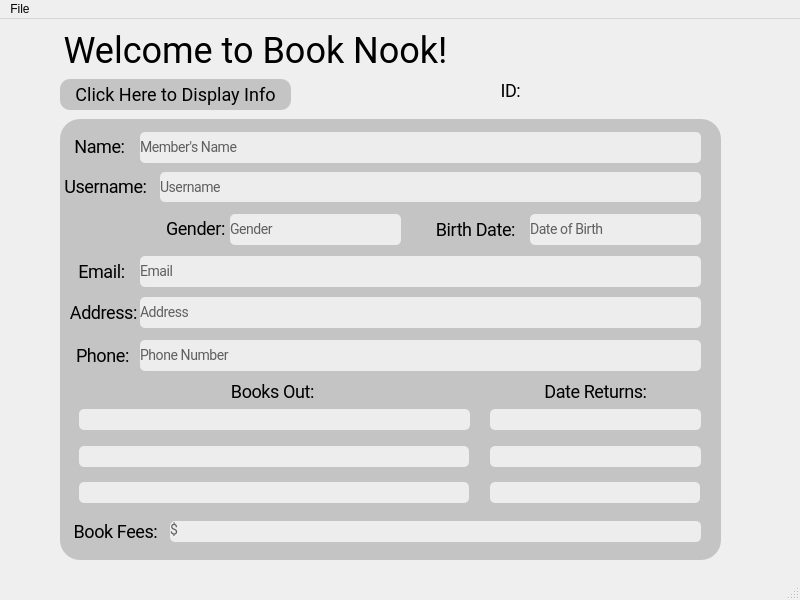
<?xml version="1.0" encoding="UTF-8"?>
<ui version="4.0">
 <class>MainWindowMeb</class>
 <widget class="QMainWindow" name="MainWindowMeb">
  <property name="geometry">
   <rect>
    <x>0</x>
    <y>0</y>
    <width>800</width>
    <height>600</height>
   </rect>
  </property>
  <property name="windowTitle">
   <string>MainWindowMeb</string>
  </property>
  <widget class="QWidget" name="centralwidget">
   <widget class="QLabel" name="labBorder3">
    <property name="geometry">
     <rect>
      <x>60</x>
      <y>100</y>
      <width>661</width>
      <height>441</height>
     </rect>
    </property>
    <property name="styleSheet">
     <string notr="true">position: absolute;
width: 613px;
height: 104px;
left: 34px;
top: 112px;

background: #C4C4C4;
border-radius: 20px;</string>
    </property>
    <property name="text">
     <string/>
    </property>
   </widget>
   <widget class="QLabel" name="lbWelcometoBookNook">
    <property name="geometry">
     <rect>
      <x>60</x>
      <y>6</y>
      <width>391</width>
      <height>51</height>
     </rect>
    </property>
    <property name="styleSheet">
     <string notr="true">position: absolute;
width: 164px;
height: 56px;
left: 112px;
top: 47px;

font-family: Roboto;
font-style: normal;
font-weight: normal;
font-size: 36px;
line-height: 56px;
display: flex;
align-items: center;
text-align: center;</string>
    </property>
    <property name="frameShape">
     <enum>QFrame::NoFrame</enum>
    </property>
    <property name="frameShadow">
     <enum>QFrame::Plain</enum>
    </property>
    <property name="text">
     <string>Welcome to Book Nook!</string>
    </property>
    <property name="alignment">
     <set>Qt::AlignCenter</set>
    </property>
   </widget>
   <widget class="QLabel" name="labelMemberGenderText">
    <property name="geometry">
     <rect>
      <x>160</x>
      <y>199</y>
      <width>71</width>
      <height>22</height>
     </rect>
    </property>
    <property name="styleSheet">
     <string notr="true">/* Name: */


position: absolute;
width: 104px;
height: 28px;
left: 65px;
top: 136px;

font-family: Roboto;
font-style: normal;
font-weight: normal;
font-size: 18px;
line-height: 22px;
/* or 92% */

text-align: center;
letter-spacing: -0.408px;</string>
    </property>
    <property name="text">
     <string>Gender:</string>
    </property>
    <property name="alignment">
     <set>Qt::AlignCenter</set>
    </property>
   </widget>
   <widget class="QLabel" name="lbmebEmail">
    <property name="geometry">
     <rect>
      <x>140</x>
      <y>237</y>
      <width>561</width>
      <height>31</height>
     </rect>
    </property>
    <property name="styleSheet">
     <string notr="true">/*Border 2 */


position: absolute;
width: 560px;
height: 45px;
left: 53px;
top: 142px;

background: #EDEDED;
border-radius: 5px;

/*Text*/

position: absolute;
width: 305px;
height: 31px;
left: 115px;
top: 153px;

font-family: Roboto;
font-style: normal;
font-weight: normal;
font-size: 14px;
line-height: 22px;
/* or 92% */

letter-spacing: -0.408px;

color: #605E5E;</string>
    </property>
    <property name="text">
     <string>Email</string>
    </property>
    <property name="margin">
     <number>3</number>
    </property>
   </widget>
   <widget class="QLabel" name="lableMemberAddressText">
    <property name="geometry">
     <rect>
      <x>68</x>
      <y>283</y>
      <width>71</width>
      <height>22</height>
     </rect>
    </property>
    <property name="styleSheet">
     <string notr="true">/* Name: */


position: absolute;
width: 104px;
height: 28px;
left: 65px;
top: 136px;

font-family: Roboto;
font-style: normal;
font-weight: normal;
font-size: 18px;
line-height: 22px;
/* or 92% */

text-align: center;
letter-spacing: -0.408px;</string>
    </property>
    <property name="text">
     <string>Address:</string>
    </property>
    <property name="alignment">
     <set>Qt::AlignCenter</set>
    </property>
   </widget>
   <widget class="QLabel" name="lbGen">
    <property name="geometry">
     <rect>
      <x>230</x>
      <y>195</y>
      <width>171</width>
      <height>31</height>
     </rect>
    </property>
    <property name="styleSheet">
     <string notr="true">/*Border 2 */


position: absolute;
width: 560px;
height: 45px;
left: 53px;
top: 142px;

background: #EDEDED;
border-radius: 5px;

/*Text*/

position: absolute;
width: 305px;
height: 31px;
left: 115px;
top: 153px;

font-family: Roboto;
font-style: normal;
font-weight: normal;
font-size: 14px;
line-height: 22px;
/* or 92% */

letter-spacing: -0.408px;

color: #605E5E;</string>
    </property>
    <property name="text">
     <string>Gender</string>
    </property>
    <property name="margin">
     <number>3</number>
    </property>
   </widget>
   <widget class="QLabel" name="lableBritdayDateText_2">
    <property name="geometry">
     <rect>
      <x>430</x>
      <y>200</y>
      <width>91</width>
      <height>22</height>
     </rect>
    </property>
    <property name="styleSheet">
     <string notr="true">/* Name: */


position: absolute;
width: 104px;
height: 28px;
left: 65px;
top: 136px;

font-family: Roboto;
font-style: normal;
font-weight: normal;
font-size: 18px;
line-height: 22px;
/* or 92% */

text-align: center;
letter-spacing: -0.408px;</string>
    </property>
    <property name="text">
     <string>Birth Date:</string>
    </property>
    <property name="alignment">
     <set>Qt::AlignCenter</set>
    </property>
   </widget>
   <widget class="QLabel" name="labelMemberEmailText">
    <property name="geometry">
     <rect>
      <x>71</x>
      <y>242</y>
      <width>61</width>
      <height>22</height>
     </rect>
    </property>
    <property name="styleSheet">
     <string notr="true">/* Name: */


position: absolute;
width: 104px;
height: 28px;
left: 65px;
top: 136px;

font-family: Roboto;
font-style: normal;
font-weight: normal;
font-size: 18px;
line-height: 22px;
/* or 92% */

text-align: center;
letter-spacing: -0.408px;</string>
    </property>
    <property name="text">
     <string>Email:</string>
    </property>
    <property name="alignment">
     <set>Qt::AlignCenter</set>
    </property>
   </widget>
   <widget class="QLabel" name="lbmebName">
    <property name="geometry">
     <rect>
      <x>140</x>
      <y>113</y>
      <width>561</width>
      <height>31</height>
     </rect>
    </property>
    <property name="styleSheet">
     <string notr="true">/*Border 2 */


position: absolute;
width: 560px;
height: 45px;
left: 53px;
top: 142px;

background: #EDEDED;
border-radius: 5px;

/*Text*/

position: absolute;
width: 305px;
height: 31px;
left: 115px;
top: 153px;

font-family: Roboto;
font-style: normal;
font-weight: normal;
font-size: 14px;
line-height: 22px;
/* or 92% */

letter-spacing: -0.408px;

color: #605E5E;</string>
    </property>
    <property name="text">
     <string>Member's Name</string>
    </property>
    <property name="margin">
     <number>3</number>
    </property>
   </widget>
   <widget class="QLabel" name="labelMemberPhoneText">
    <property name="geometry">
     <rect>
      <x>72</x>
      <y>326</y>
      <width>61</width>
      <height>22</height>
     </rect>
    </property>
    <property name="styleSheet">
     <string notr="true">/* Name: */


position: absolute;
width: 104px;
height: 28px;
left: 65px;
top: 136px;

font-family: Roboto;
font-style: normal;
font-weight: normal;
font-size: 18px;
line-height: 22px;
/* or 92% */

text-align: center;
letter-spacing: -0.408px;</string>
    </property>
    <property name="text">
     <string>Phone:</string>
    </property>
    <property name="alignment">
     <set>Qt::AlignCenter</set>
    </property>
   </widget>
   <widget class="QLabel" name="lbmebPhone">
    <property name="geometry">
     <rect>
      <x>140</x>
      <y>321</y>
      <width>561</width>
      <height>31</height>
     </rect>
    </property>
    <property name="styleSheet">
     <string notr="true">/*Border 2 */


position: absolute;
width: 560px;
height: 45px;
left: 53px;
top: 142px;

background: #EDEDED;
border-radius: 5px;

/*Text*/

position: absolute;
width: 305px;
height: 31px;
left: 115px;
top: 153px;

font-family: Roboto;
font-style: normal;
font-weight: normal;
font-size: 14px;
line-height: 22px;
/* or 92% */

letter-spacing: -0.408px;

color: #605E5E;</string>
    </property>
    <property name="text">
     <string>Phone Number</string>
    </property>
    <property name="margin">
     <number>3</number>
    </property>
   </widget>
   <widget class="QLabel" name="lbmebBirthdate">
    <property name="geometry">
     <rect>
      <x>530</x>
      <y>195</y>
      <width>171</width>
      <height>31</height>
     </rect>
    </property>
    <property name="styleSheet">
     <string notr="true">/*Border 2 */


position: absolute;
width: 560px;
height: 45px;
left: 53px;
top: 142px;

background: #EDEDED;
border-radius: 5px;

/*Text*/

position: absolute;
width: 305px;
height: 31px;
left: 115px;
top: 153px;

font-family: Roboto;
font-style: normal;
font-weight: normal;
font-size: 14px;
line-height: 22px;
/* or 92% */

letter-spacing: -0.408px;

color: #605E5E;</string>
    </property>
    <property name="text">
     <string>Date of Birth</string>
    </property>
    <property name="margin">
     <number>3</number>
    </property>
   </widget>
   <widget class="QLabel" name="lbUName">
    <property name="geometry">
     <rect>
      <x>160</x>
      <y>153</y>
      <width>541</width>
      <height>30</height>
     </rect>
    </property>
    <property name="styleSheet">
     <string notr="true">/*Border 2 */


position: absolute;
width: 560px;
height: 45px;
left: 53px;
top: 142px;

background: #EDEDED;
border-radius: 5px;

/*Text*/

position: absolute;
width: 305px;
height: 31px;
left: 115px;
top: 153px;

font-family: Roboto;
font-style: normal;
font-weight: normal;
font-size: 14px;
line-height: 22px;
/* or 92% */

letter-spacing: -0.408px;

color: #605E5E;</string>
    </property>
    <property name="text">
     <string>Username</string>
    </property>
    <property name="margin">
     <number>3</number>
    </property>
   </widget>
   <widget class="QLabel" name="labelUserNameText">
    <property name="geometry">
     <rect>
      <x>60</x>
      <y>157</y>
      <width>91</width>
      <height>22</height>
     </rect>
    </property>
    <property name="styleSheet">
     <string notr="true">/* Name: */


position: absolute;
width: 104px;
height: 28px;
left: 65px;
top: 136px;

font-family: Roboto;
font-style: normal;
font-weight: normal;
font-size: 18px;
line-height: 22px;
/* or 92% */

text-align: center;
letter-spacing: -0.408px;</string>
    </property>
    <property name="text">
     <string>Username:</string>
    </property>
    <property name="alignment">
     <set>Qt::AlignCenter</set>
    </property>
   </widget>
   <widget class="QLabel" name="lbmebAdd">
    <property name="geometry">
     <rect>
      <x>140</x>
      <y>278</y>
      <width>561</width>
      <height>31</height>
     </rect>
    </property>
    <property name="styleSheet">
     <string notr="true">/*Border 2 */


position: absolute;
width: 560px;
height: 45px;
left: 53px;
top: 142px;

background: #EDEDED;
border-radius: 5px;

/*Text*/

position: absolute;
width: 305px;
height: 31px;
left: 115px;
top: 153px;

font-family: Roboto;
font-style: normal;
font-weight: normal;
font-size: 14px;
line-height: 22px;
/* or 92% */

letter-spacing: -0.408px;

color: #605E5E;</string>
    </property>
    <property name="text">
     <string>Address</string>
    </property>
    <property name="margin">
     <number>3</number>
    </property>
   </widget>
   <widget class="QLabel" name="labelFeesText">
    <property name="geometry">
     <rect>
      <x>70</x>
      <y>502</y>
      <width>91</width>
      <height>22</height>
     </rect>
    </property>
    <property name="styleSheet">
     <string notr="true">/* Name: */


position: absolute;
width: 104px;
height: 28px;
left: 65px;
top: 136px;

font-family: Roboto;
font-style: normal;
font-weight: normal;
font-size: 18px;
line-height: 22px;
/* or 92% */

text-align: center;
letter-spacing: -0.408px;</string>
    </property>
    <property name="text">
     <string>Book Fees:</string>
    </property>
    <property name="alignment">
     <set>Qt::AlignCenter</set>
    </property>
   </widget>
   <widget class="QLabel" name="labelMemberNameTxt">
    <property name="geometry">
     <rect>
      <x>69</x>
      <y>117</y>
      <width>61</width>
      <height>22</height>
     </rect>
    </property>
    <property name="styleSheet">
     <string notr="true">/* Name: */


position: absolute;
width: 104px;
height: 28px;
left: 65px;
top: 136px;

font-family: Roboto;
font-style: normal;
font-weight: normal;
font-size: 18px;
line-height: 22px;
/* or 92% */

text-align: center;
letter-spacing: -0.408px;</string>
    </property>
    <property name="text">
     <string>Name:</string>
    </property>
    <property name="alignment">
     <set>Qt::AlignCenter</set>
    </property>
   </widget>
   <widget class="QLabel" name="lbmebFees">
    <property name="geometry">
     <rect>
      <x>170</x>
      <y>502</y>
      <width>531</width>
      <height>21</height>
     </rect>
    </property>
    <property name="styleSheet">
     <string notr="true">/*Border 2 */


position: absolute;
width: 560px;
height: 45px;
left: 53px;
top: 142px;

background: #EDEDED;
border-radius: 5px;

/*Text*/

position: absolute;
width: 305px;
height: 31px;
left: 115px;
top: 153px;

font-family: Roboto;
font-style: normal;
font-weight: normal;
font-size: 14px;
line-height: 22px;
/* or 92% */

letter-spacing: -0.408px;

color: #605E5E;</string>
    </property>
    <property name="text">
     <string>$</string>
    </property>
    <property name="alignment">
     <set>Qt::AlignLeading|Qt::AlignLeft|Qt::AlignTop</set>
    </property>
    <property name="margin">
     <number>3</number>
    </property>
   </widget>
   <widget class="QLabel" name="labelFeesText_2">
    <property name="geometry">
     <rect>
      <x>222</x>
      <y>362</y>
      <width>101</width>
      <height>22</height>
     </rect>
    </property>
    <property name="styleSheet">
     <string notr="true">/* Name: */


position: absolute;
width: 104px;
height: 28px;
left: 65px;
top: 136px;

font-family: Roboto;
font-style: normal;
font-weight: normal;
font-size: 18px;
line-height: 22px;
/* or 92% */

text-align: center;
letter-spacing: -0.408px;</string>
    </property>
    <property name="text">
     <string>Books Out:</string>
    </property>
    <property name="alignment">
     <set>Qt::AlignCenter</set>
    </property>
   </widget>
   <widget class="QLabel" name="lbmebloan1">
    <property name="geometry">
     <rect>
      <x>79</x>
      <y>390</y>
      <width>391</width>
      <height>21</height>
     </rect>
    </property>
    <property name="styleSheet">
     <string notr="true">/*Border 2 */


position: absolute;
width: 560px;
height: 45px;
left: 53px;
top: 142px;

background: #EDEDED;
border-radius: 5px;

/*Text*/

position: absolute;
width: 305px;
height: 31px;
left: 115px;
top: 153px;

font-family: Roboto;
font-style: normal;
font-weight: normal;
font-size: 14px;
line-height: 22px;
/* or 92% */

letter-spacing: -0.408px;

color: #605E5E;</string>
    </property>
    <property name="text">
     <string/>
    </property>
    <property name="alignment">
     <set>Qt::AlignLeading|Qt::AlignLeft|Qt::AlignTop</set>
    </property>
    <property name="margin">
     <number>3</number>
    </property>
   </widget>
   <widget class="QLabel" name="labelMembweIDText">
    <property name="geometry">
     <rect>
      <x>480</x>
      <y>61</y>
      <width>61</width>
      <height>22</height>
     </rect>
    </property>
    <property name="styleSheet">
     <string notr="true">/* Name: */


position: absolute;
width: 104px;
height: 28px;
left: 65px;
top: 136px;

font-family: Roboto;
font-style: normal;
font-weight: normal;
font-size: 18px;
line-height: 22px;
/* or 92% */

text-align: center;
letter-spacing: -0.408px;</string>
    </property>
    <property name="text">
     <string>ID:</string>
    </property>
    <property name="alignment">
     <set>Qt::AlignCenter</set>
    </property>
   </widget>
   <widget class="QLabel" name="lbID">
    <property name="geometry">
     <rect>
      <x>543</x>
      <y>61</y>
      <width>161</width>
      <height>22</height>
     </rect>
    </property>
    <property name="styleSheet">
     <string notr="true">/* Name: */


position: absolute;
width: 104px;
height: 28px;
left: 65px;
top: 136px;

font-family: Roboto;
font-style: normal;
font-weight: normal;
font-size: 18px;
line-height: 22px;
/* or 92% */

text-align: center;
letter-spacing: -0.408px;</string>
    </property>
    <property name="text">
     <string/>
    </property>
    <property name="alignment">
     <set>Qt::AlignCenter</set>
    </property>
   </widget>
   <widget class="QPushButton" name="bntInfoClick">
    <property name="geometry">
     <rect>
      <x>60</x>
      <y>60</y>
      <width>231</width>
      <height>31</height>
     </rect>
    </property>
    <property name="styleSheet">
     <string notr="true">position: absolute;
width: 613px;
height: 104px;
left: 34px;
top: 112px;

background: #C4C4C4;
border-radius: 10px; 

/*Text*/ 

position: absolute;
width: 104px;
height: 28px;
left: 65px;
top: 136px;

font-family: Roboto;
font-style: normal;
font-weight: normal;
font-size: 18px;
line-height: 22px;</string>
    </property>
    <property name="text">
     <string>Click Here to Display Info</string>
    </property>
   </widget>
   <widget class="QLabel" name="lbmebloan2">
    <property name="geometry">
     <rect>
      <x>79</x>
      <y>427</y>
      <width>390</width>
      <height>21</height>
     </rect>
    </property>
    <property name="styleSheet">
     <string notr="true">/*Border 2 */


position: absolute;
width: 560px;
height: 45px;
left: 53px;
top: 142px;

background: #EDEDED;
border-radius: 5px;

/*Text*/

position: absolute;
width: 305px;
height: 31px;
left: 115px;
top: 153px;

font-family: Roboto;
font-style: normal;
font-weight: normal;
font-size: 14px;
line-height: 22px;
/* or 92% */

letter-spacing: -0.408px;

color: #605E5E;</string>
    </property>
    <property name="text">
     <string/>
    </property>
    <property name="alignment">
     <set>Qt::AlignLeading|Qt::AlignLeft|Qt::AlignTop</set>
    </property>
    <property name="margin">
     <number>3</number>
    </property>
   </widget>
   <widget class="QLabel" name="lbmebloan3">
    <property name="geometry">
     <rect>
      <x>79</x>
      <y>463</y>
      <width>390</width>
      <height>21</height>
     </rect>
    </property>
    <property name="styleSheet">
     <string notr="true">/*Border 2 */


position: absolute;
width: 560px;
height: 45px;
left: 53px;
top: 142px;

background: #EDEDED;
border-radius: 5px;

/*Text*/

position: absolute;
width: 305px;
height: 31px;
left: 115px;
top: 153px;

font-family: Roboto;
font-style: normal;
font-weight: normal;
font-size: 14px;
line-height: 22px;
/* or 92% */

letter-spacing: -0.408px;

color: #605E5E;</string>
    </property>
    <property name="text">
     <string/>
    </property>
    <property name="alignment">
     <set>Qt::AlignLeading|Qt::AlignLeft|Qt::AlignTop</set>
    </property>
    <property name="margin">
     <number>3</number>
    </property>
   </widget>
   <widget class="QLabel" name="lbmebDreturn1">
    <property name="geometry">
     <rect>
      <x>490</x>
      <y>390</y>
      <width>211</width>
      <height>21</height>
     </rect>
    </property>
    <property name="styleSheet">
     <string notr="true">/*Border 2 */


position: absolute;
width: 560px;
height: 45px;
left: 53px;
top: 142px;

background: #EDEDED;
border-radius: 5px;

/*Text*/

position: absolute;
width: 305px;
height: 31px;
left: 115px;
top: 153px;

font-family: Roboto;
font-style: normal;
font-weight: normal;
font-size: 14px;
line-height: 22px;
/* or 92% */

letter-spacing: -0.408px;

color: #605E5E;</string>
    </property>
    <property name="text">
     <string/>
    </property>
    <property name="alignment">
     <set>Qt::AlignLeading|Qt::AlignLeft|Qt::AlignTop</set>
    </property>
    <property name="margin">
     <number>3</number>
    </property>
   </widget>
   <widget class="QLabel" name="lbmebDreturn2">
    <property name="geometry">
     <rect>
      <x>490</x>
      <y>427</y>
      <width>211</width>
      <height>21</height>
     </rect>
    </property>
    <property name="styleSheet">
     <string notr="true">/*Border 2 */


position: absolute;
width: 560px;
height: 45px;
left: 53px;
top: 142px;

background: #EDEDED;
border-radius: 5px;

/*Text*/

position: absolute;
width: 305px;
height: 31px;
left: 115px;
top: 153px;

font-family: Roboto;
font-style: normal;
font-weight: normal;
font-size: 14px;
line-height: 22px;
/* or 92% */

letter-spacing: -0.408px;

color: #605E5E;</string>
    </property>
    <property name="text">
     <string/>
    </property>
    <property name="alignment">
     <set>Qt::AlignLeading|Qt::AlignLeft|Qt::AlignTop</set>
    </property>
    <property name="margin">
     <number>3</number>
    </property>
   </widget>
   <widget class="QLabel" name="lbmebDreturn3">
    <property name="geometry">
     <rect>
      <x>490</x>
      <y>463</y>
      <width>210</width>
      <height>21</height>
     </rect>
    </property>
    <property name="styleSheet">
     <string notr="true">/*Border 2 */


position: absolute;
width: 560px;
height: 45px;
left: 53px;
top: 142px;

background: #EDEDED;
border-radius: 5px;

/*Text*/

position: absolute;
width: 305px;
height: 31px;
left: 115px;
top: 153px;

font-family: Roboto;
font-style: normal;
font-weight: normal;
font-size: 14px;
line-height: 22px;
/* or 92% */

letter-spacing: -0.408px;

color: #605E5E;</string>
    </property>
    <property name="text">
     <string/>
    </property>
    <property name="alignment">
     <set>Qt::AlignLeading|Qt::AlignLeft|Qt::AlignTop</set>
    </property>
    <property name="margin">
     <number>3</number>
    </property>
   </widget>
   <widget class="QLabel" name="labelFeesText_3">
    <property name="geometry">
     <rect>
      <x>540</x>
      <y>362</y>
      <width>111</width>
      <height>22</height>
     </rect>
    </property>
    <property name="styleSheet">
     <string notr="true">/* Name: */


position: absolute;
width: 104px;
height: 28px;
left: 65px;
top: 136px;

font-family: Roboto;
font-style: normal;
font-weight: normal;
font-size: 18px;
line-height: 22px;
/* or 92% */

text-align: center;
letter-spacing: -0.408px;</string>
    </property>
    <property name="text">
     <string>Date Returns:</string>
    </property>
    <property name="alignment">
     <set>Qt::AlignCenter</set>
    </property>
   </widget>
  </widget>
  <widget class="QMenuBar" name="menubar">
   <property name="geometry">
    <rect>
     <x>0</x>
     <y>0</y>
     <width>800</width>
     <height>21</height>
    </rect>
   </property>
   <widget class="QMenu" name="menuProfile">
    <property name="title">
     <string>File</string>
    </property>
    <addaction name="actionExit"/>
   </widget>
   <addaction name="menuProfile"/>
  </widget>
  <widget class="QStatusBar" name="statusbar"/>
  <action name="actionProfile">
   <property name="text">
    <string>Profile</string>
   </property>
  </action>
  <action name="actionExit">
   <property name="text">
    <string>Exit</string>
   </property>
  </action>
 </widget>
 <resources/>
 <connections/>
</ui>
